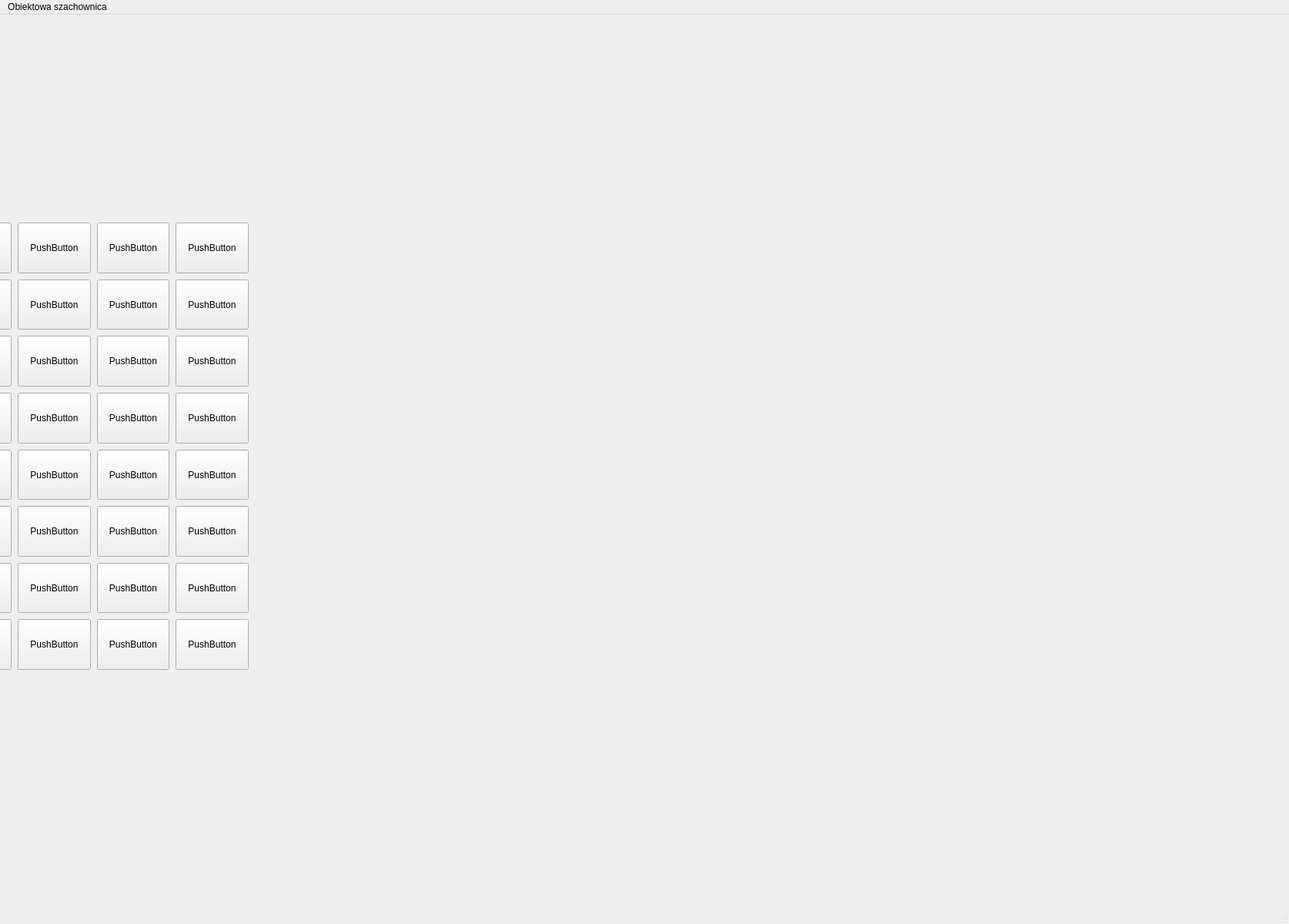
<?xml version="1.0" encoding="UTF-8"?>
<ui version="4.0">
 <class>Szachy</class>
 <widget class="QMainWindow" name="Szachy">
  <property name="geometry">
   <rect>
    <x>0</x>
    <y>0</y>
    <width>1674</width>
    <height>1200</height>
   </rect>
  </property>
  <property name="sizePolicy">
   <sizepolicy hsizetype="Maximum" vsizetype="Maximum">
    <horstretch>0</horstretch>
    <verstretch>0</verstretch>
   </sizepolicy>
  </property>
  <property name="windowTitle">
   <string>Szaszki</string>
  </property>
  <widget class="QWidget" name="centralwidget">
   <widget class="QLabel" name="black_bishop_F8">
    <property name="geometry">
     <rect>
      <x>1430</x>
      <y>90</y>
      <width>56</width>
      <height>56</height>
     </rect>
    </property>
    <property name="text">
     <string/>
    </property>
    <property name="pixmap">
     <pixmap>../black_bishop.png</pixmap>
    </property>
   </widget>
   <widget class="QLabel" name="black_queen_D8">
    <property name="geometry">
     <rect>
      <x>1310</x>
      <y>90</y>
      <width>56</width>
      <height>56</height>
     </rect>
    </property>
    <property name="text">
     <string/>
    </property>
    <property name="pixmap">
     <pixmap>../black_queen.png</pixmap>
    </property>
   </widget>
   <widget class="QLabel" name="black_bishop_C8">
    <property name="geometry">
     <rect>
      <x>1250</x>
      <y>90</y>
      <width>56</width>
      <height>56</height>
     </rect>
    </property>
    <property name="text">
     <string/>
    </property>
    <property name="pixmap">
     <pixmap>../black_bishop.png</pixmap>
    </property>
   </widget>
   <widget class="QLabel" name="black_rook_H8">
    <property name="geometry">
     <rect>
      <x>1550</x>
      <y>90</y>
      <width>56</width>
      <height>56</height>
     </rect>
    </property>
    <property name="text">
     <string/>
    </property>
    <property name="pixmap">
     <pixmap>../black_rook.png</pixmap>
    </property>
   </widget>
   <widget class="QLabel" name="black_knight_G8">
    <property name="geometry">
     <rect>
      <x>1490</x>
      <y>90</y>
      <width>56</width>
      <height>56</height>
     </rect>
    </property>
    <property name="text">
     <string/>
    </property>
    <property name="pixmap">
     <pixmap>../black_knight.png</pixmap>
    </property>
   </widget>
   <widget class="QLabel" name="black_pawn_A7">
    <property name="geometry">
     <rect>
      <x>1130</x>
      <y>150</y>
      <width>56</width>
      <height>56</height>
     </rect>
    </property>
    <property name="text">
     <string/>
    </property>
    <property name="pixmap">
     <pixmap>../black_pawn.png</pixmap>
    </property>
   </widget>
   <widget class="QLabel" name="black_knight_B8">
    <property name="geometry">
     <rect>
      <x>1190</x>
      <y>90</y>
      <width>56</width>
      <height>56</height>
     </rect>
    </property>
    <property name="text">
     <string/>
    </property>
    <property name="pixmap">
     <pixmap>../black_knight.png</pixmap>
    </property>
   </widget>
   <widget class="QLabel" name="black_rook_A8">
    <property name="geometry">
     <rect>
      <x>1130</x>
      <y>90</y>
      <width>56</width>
      <height>56</height>
     </rect>
    </property>
    <property name="text">
     <string/>
    </property>
    <property name="pixmap">
     <pixmap>../black_rook.png</pixmap>
    </property>
   </widget>
   <widget class="QLabel" name="black_king_E8">
    <property name="geometry">
     <rect>
      <x>1370</x>
      <y>90</y>
      <width>56</width>
      <height>56</height>
     </rect>
    </property>
    <property name="text">
     <string/>
    </property>
    <property name="pixmap">
     <pixmap>../black_king.png</pixmap>
    </property>
   </widget>
   <widget class="QLabel" name="szachownica1">
    <property name="geometry">
     <rect>
      <x>1110</x>
      <y>70</y>
      <width>512</width>
      <height>511</height>
     </rect>
    </property>
    <property name="sizePolicy">
     <sizepolicy hsizetype="Preferred" vsizetype="Preferred">
      <horstretch>0</horstretch>
      <verstretch>0</verstretch>
     </sizepolicy>
    </property>
    <property name="text">
     <string/>
    </property>
    <property name="pixmap">
     <pixmap>../szachownica1.jpg</pixmap>
    </property>
   </widget>
   <widget class="QLabel" name="black_pawn_B7">
    <property name="geometry">
     <rect>
      <x>1190</x>
      <y>150</y>
      <width>56</width>
      <height>56</height>
     </rect>
    </property>
    <property name="text">
     <string/>
    </property>
    <property name="pixmap">
     <pixmap>../black_pawn.png</pixmap>
    </property>
   </widget>
   <widget class="QLabel" name="black_pawn_C7">
    <property name="geometry">
     <rect>
      <x>1250</x>
      <y>150</y>
      <width>56</width>
      <height>56</height>
     </rect>
    </property>
    <property name="text">
     <string/>
    </property>
    <property name="pixmap">
     <pixmap>../black_pawn.png</pixmap>
    </property>
   </widget>
   <widget class="QLabel" name="black_pawn_D7">
    <property name="geometry">
     <rect>
      <x>1310</x>
      <y>150</y>
      <width>56</width>
      <height>56</height>
     </rect>
    </property>
    <property name="text">
     <string/>
    </property>
    <property name="pixmap">
     <pixmap>../black_pawn.png</pixmap>
    </property>
   </widget>
   <widget class="QLabel" name="black_pawn_E7">
    <property name="geometry">
     <rect>
      <x>1370</x>
      <y>150</y>
      <width>56</width>
      <height>56</height>
     </rect>
    </property>
    <property name="text">
     <string/>
    </property>
    <property name="pixmap">
     <pixmap>../black_pawn.png</pixmap>
    </property>
   </widget>
   <widget class="QLabel" name="black_pawn_F7">
    <property name="geometry">
     <rect>
      <x>1430</x>
      <y>150</y>
      <width>56</width>
      <height>56</height>
     </rect>
    </property>
    <property name="text">
     <string/>
    </property>
    <property name="pixmap">
     <pixmap>../black_pawn.png</pixmap>
    </property>
   </widget>
   <widget class="QLabel" name="black_pawn_G7">
    <property name="geometry">
     <rect>
      <x>1490</x>
      <y>150</y>
      <width>56</width>
      <height>56</height>
     </rect>
    </property>
    <property name="text">
     <string/>
    </property>
    <property name="pixmap">
     <pixmap>../black_pawn.png</pixmap>
    </property>
   </widget>
   <widget class="QLabel" name="black_pawn_H7">
    <property name="geometry">
     <rect>
      <x>1550</x>
      <y>150</y>
      <width>56</width>
      <height>56</height>
     </rect>
    </property>
    <property name="text">
     <string/>
    </property>
    <property name="pixmap">
     <pixmap>../black_pawn.png</pixmap>
    </property>
   </widget>
   <widget class="QLabel" name="white_pawn_A2">
    <property name="geometry">
     <rect>
      <x>1130</x>
      <y>450</y>
      <width>56</width>
      <height>56</height>
     </rect>
    </property>
    <property name="text">
     <string/>
    </property>
    <property name="pixmap">
     <pixmap>../white_pawn.png</pixmap>
    </property>
   </widget>
   <widget class="QLabel" name="white_pawn_B2">
    <property name="geometry">
     <rect>
      <x>1190</x>
      <y>450</y>
      <width>56</width>
      <height>56</height>
     </rect>
    </property>
    <property name="text">
     <string/>
    </property>
    <property name="pixmap">
     <pixmap>../white_pawn.png</pixmap>
    </property>
   </widget>
   <widget class="QLabel" name="white_pawn_C2">
    <property name="geometry">
     <rect>
      <x>1250</x>
      <y>450</y>
      <width>56</width>
      <height>56</height>
     </rect>
    </property>
    <property name="text">
     <string/>
    </property>
    <property name="pixmap">
     <pixmap>../white_pawn.png</pixmap>
    </property>
   </widget>
   <widget class="QLabel" name="white_pawn_D2">
    <property name="geometry">
     <rect>
      <x>1310</x>
      <y>450</y>
      <width>56</width>
      <height>56</height>
     </rect>
    </property>
    <property name="text">
     <string/>
    </property>
    <property name="pixmap">
     <pixmap>../white_pawn.png</pixmap>
    </property>
   </widget>
   <widget class="QLabel" name="white_pawn_E2">
    <property name="geometry">
     <rect>
      <x>1370</x>
      <y>450</y>
      <width>56</width>
      <height>56</height>
     </rect>
    </property>
    <property name="text">
     <string/>
    </property>
    <property name="pixmap">
     <pixmap>../white_pawn.png</pixmap>
    </property>
   </widget>
   <widget class="QLabel" name="white_pawn_F2">
    <property name="geometry">
     <rect>
      <x>1430</x>
      <y>450</y>
      <width>56</width>
      <height>56</height>
     </rect>
    </property>
    <property name="text">
     <string/>
    </property>
    <property name="pixmap">
     <pixmap>../white_pawn.png</pixmap>
    </property>
   </widget>
   <widget class="QLabel" name="white_pawn_G2">
    <property name="geometry">
     <rect>
      <x>1490</x>
      <y>450</y>
      <width>56</width>
      <height>56</height>
     </rect>
    </property>
    <property name="text">
     <string/>
    </property>
    <property name="pixmap">
     <pixmap>../white_pawn.png</pixmap>
    </property>
   </widget>
   <widget class="QLabel" name="white_pawn_H2">
    <property name="geometry">
     <rect>
      <x>1550</x>
      <y>450</y>
      <width>56</width>
      <height>56</height>
     </rect>
    </property>
    <property name="text">
     <string/>
    </property>
    <property name="pixmap">
     <pixmap>../white_pawn.png</pixmap>
    </property>
   </widget>
   <widget class="QLabel" name="white_rook_H1">
    <property name="geometry">
     <rect>
      <x>1550</x>
      <y>510</y>
      <width>56</width>
      <height>56</height>
     </rect>
    </property>
    <property name="text">
     <string/>
    </property>
    <property name="pixmap">
     <pixmap>../white_rook.png</pixmap>
    </property>
   </widget>
   <widget class="QLabel" name="white_knight_G1">
    <property name="geometry">
     <rect>
      <x>1490</x>
      <y>510</y>
      <width>56</width>
      <height>56</height>
     </rect>
    </property>
    <property name="text">
     <string/>
    </property>
    <property name="pixmap">
     <pixmap>../whtie_knight.png</pixmap>
    </property>
   </widget>
   <widget class="QLabel" name="white_king_E1">
    <property name="geometry">
     <rect>
      <x>1370</x>
      <y>510</y>
      <width>56</width>
      <height>56</height>
     </rect>
    </property>
    <property name="text">
     <string/>
    </property>
    <property name="pixmap">
     <pixmap>../white_king.png</pixmap>
    </property>
   </widget>
   <widget class="QLabel" name="white_queen_D1">
    <property name="geometry">
     <rect>
      <x>1310</x>
      <y>510</y>
      <width>56</width>
      <height>56</height>
     </rect>
    </property>
    <property name="text">
     <string/>
    </property>
    <property name="pixmap">
     <pixmap>../white_queen.png</pixmap>
    </property>
   </widget>
   <widget class="QLabel" name="white_bishop_C1">
    <property name="geometry">
     <rect>
      <x>1250</x>
      <y>510</y>
      <width>56</width>
      <height>56</height>
     </rect>
    </property>
    <property name="text">
     <string/>
    </property>
    <property name="pixmap">
     <pixmap>../white_bishop.png</pixmap>
    </property>
   </widget>
   <widget class="QLabel" name="white_knigth_B1">
    <property name="geometry">
     <rect>
      <x>1190</x>
      <y>510</y>
      <width>56</width>
      <height>56</height>
     </rect>
    </property>
    <property name="text">
     <string/>
    </property>
    <property name="pixmap">
     <pixmap>../whtie_knight.png</pixmap>
    </property>
   </widget>
   <widget class="QLabel" name="white_rook_A1">
    <property name="geometry">
     <rect>
      <x>1130</x>
      <y>510</y>
      <width>56</width>
      <height>56</height>
     </rect>
    </property>
    <property name="text">
     <string/>
    </property>
    <property name="pixmap">
     <pixmap>../white_rook.png</pixmap>
    </property>
   </widget>
   <widget class="QLabel" name="white_bishop_F1">
    <property name="geometry">
     <rect>
      <x>1430</x>
      <y>510</y>
      <width>56</width>
      <height>56</height>
     </rect>
    </property>
    <property name="styleSheet">
     <string notr="true"/>
    </property>
    <property name="text">
     <string/>
    </property>
    <property name="pixmap">
     <pixmap>../white_bishop.png</pixmap>
    </property>
   </widget>
   <widget class="QWidget" name="gridLayoutWidget">
    <property name="geometry">
     <rect>
      <x>-490</x>
      <y>270</y>
      <width>813</width>
      <height>581</height>
     </rect>
    </property>
    <property name="sizePolicy">
     <sizepolicy hsizetype="Preferred" vsizetype="Preferred">
      <horstretch>0</horstretch>
      <verstretch>0</verstretch>
     </sizepolicy>
    </property>
    <layout class="QGridLayout" name="gridLayout">
     <property name="sizeConstraint">
      <enum>QLayout::SetDefaultConstraint</enum>
     </property>
     <property name="spacing">
      <number>8</number>
     </property>
     <item row="6" column="7">
      <widget class="QPushButton" name="pushButton_5">
       <property name="sizePolicy">
        <sizepolicy hsizetype="Preferred" vsizetype="Preferred">
         <horstretch>0</horstretch>
         <verstretch>0</verstretch>
        </sizepolicy>
       </property>
       <property name="text">
        <string>PushButton</string>
       </property>
      </widget>
     </item>
     <item row="3" column="4">
      <widget class="QPushButton" name="pushButton_17">
       <property name="sizePolicy">
        <sizepolicy hsizetype="Preferred" vsizetype="Preferred">
         <horstretch>0</horstretch>
         <verstretch>0</verstretch>
        </sizepolicy>
       </property>
       <property name="text">
        <string>PushButton</string>
       </property>
      </widget>
     </item>
     <item row="4" column="2">
      <widget class="QPushButton" name="pushButton_26">
       <property name="sizePolicy">
        <sizepolicy hsizetype="Preferred" vsizetype="Preferred">
         <horstretch>0</horstretch>
         <verstretch>0</verstretch>
        </sizepolicy>
       </property>
       <property name="text">
        <string>PushButton</string>
       </property>
      </widget>
     </item>
     <item row="4" column="3">
      <widget class="QPushButton" name="pushButton_38">
       <property name="sizePolicy">
        <sizepolicy hsizetype="Preferred" vsizetype="Preferred">
         <horstretch>0</horstretch>
         <verstretch>0</verstretch>
        </sizepolicy>
       </property>
       <property name="text">
        <string>PushButton</string>
       </property>
      </widget>
     </item>
     <item row="5" column="4">
      <widget class="QPushButton" name="pushButton_40">
       <property name="sizePolicy">
        <sizepolicy hsizetype="Preferred" vsizetype="Preferred">
         <horstretch>0</horstretch>
         <verstretch>0</verstretch>
        </sizepolicy>
       </property>
       <property name="text">
        <string>PushButton</string>
       </property>
      </widget>
     </item>
     <item row="2" column="0">
      <widget class="QPushButton" name="pushButton_18">
       <property name="sizePolicy">
        <sizepolicy hsizetype="Preferred" vsizetype="Preferred">
         <horstretch>0</horstretch>
         <verstretch>0</verstretch>
        </sizepolicy>
       </property>
       <property name="text">
        <string>PushButton</string>
       </property>
      </widget>
     </item>
     <item row="6" column="4">
      <widget class="QPushButton" name="pushButton_41">
       <property name="sizePolicy">
        <sizepolicy hsizetype="Preferred" vsizetype="Preferred">
         <horstretch>0</horstretch>
         <verstretch>0</verstretch>
        </sizepolicy>
       </property>
       <property name="text">
        <string>PushButton</string>
       </property>
      </widget>
     </item>
     <item row="5" column="6">
      <widget class="QPushButton" name="pushButton_53">
       <property name="sizePolicy">
        <sizepolicy hsizetype="Preferred" vsizetype="Preferred">
         <horstretch>0</horstretch>
         <verstretch>0</verstretch>
        </sizepolicy>
       </property>
       <property name="text">
        <string>PushButton</string>
       </property>
      </widget>
     </item>
     <item row="1" column="8">
      <widget class="QPushButton" name="pushButton_59">
       <property name="sizePolicy">
        <sizepolicy hsizetype="Preferred" vsizetype="Preferred">
         <horstretch>0</horstretch>
         <verstretch>0</verstretch>
        </sizepolicy>
       </property>
       <property name="text">
        <string>PushButton</string>
       </property>
      </widget>
     </item>
     <item row="4" column="8">
      <widget class="QPushButton" name="pushButton_62">
       <property name="sizePolicy">
        <sizepolicy hsizetype="Preferred" vsizetype="Preferred">
         <horstretch>0</horstretch>
         <verstretch>0</verstretch>
        </sizepolicy>
       </property>
       <property name="text">
        <string>PushButton</string>
       </property>
      </widget>
     </item>
     <item row="7" column="8">
      <widget class="QPushButton" name="pushButton_65">
       <property name="sizePolicy">
        <sizepolicy hsizetype="Preferred" vsizetype="Preferred">
         <horstretch>0</horstretch>
         <verstretch>0</verstretch>
        </sizepolicy>
       </property>
       <property name="text">
        <string>PushButton</string>
       </property>
      </widget>
     </item>
     <item row="0" column="3">
      <widget class="QPushButton" name="pushButton_34">
       <property name="sizePolicy">
        <sizepolicy hsizetype="Preferred" vsizetype="Preferred">
         <horstretch>0</horstretch>
         <verstretch>0</verstretch>
        </sizepolicy>
       </property>
       <property name="text">
        <string>PushButton</string>
       </property>
      </widget>
     </item>
     <item row="1" column="5">
      <widget class="QPushButton" name="pushButton_44">
       <property name="sizePolicy">
        <sizepolicy hsizetype="Preferred" vsizetype="Preferred">
         <horstretch>0</horstretch>
         <verstretch>0</verstretch>
        </sizepolicy>
       </property>
       <property name="text">
        <string>PushButton</string>
       </property>
      </widget>
     </item>
     <item row="4" column="0">
      <widget class="QPushButton" name="pushButton_8">
       <property name="sizePolicy">
        <sizepolicy hsizetype="Preferred" vsizetype="Preferred">
         <horstretch>0</horstretch>
         <verstretch>0</verstretch>
        </sizepolicy>
       </property>
       <property name="text">
        <string>PushButton</string>
       </property>
      </widget>
     </item>
     <item row="2" column="7">
      <widget class="QPushButton" name="pushButton_56">
       <property name="sizePolicy">
        <sizepolicy hsizetype="Preferred" vsizetype="Preferred">
         <horstretch>0</horstretch>
         <verstretch>0</verstretch>
        </sizepolicy>
       </property>
       <property name="text">
        <string>PushButton</string>
       </property>
      </widget>
     </item>
     <item row="1" column="0">
      <widget class="QPushButton" name="pushButton_10">
       <property name="sizePolicy">
        <sizepolicy hsizetype="Preferred" vsizetype="Preferred">
         <horstretch>0</horstretch>
         <verstretch>0</verstretch>
        </sizepolicy>
       </property>
       <property name="text">
        <string>PushButton</string>
       </property>
      </widget>
     </item>
     <item row="7" column="2">
      <widget class="QPushButton" name="pushButton_29">
       <property name="sizePolicy">
        <sizepolicy hsizetype="Preferred" vsizetype="Preferred">
         <horstretch>0</horstretch>
         <verstretch>0</verstretch>
        </sizepolicy>
       </property>
       <property name="text">
        <string>PushButton</string>
       </property>
      </widget>
     </item>
     <item row="0" column="6">
      <widget class="QPushButton" name="pushButton_50">
       <property name="sizePolicy">
        <sizepolicy hsizetype="Preferred" vsizetype="Preferred">
         <horstretch>0</horstretch>
         <verstretch>0</verstretch>
        </sizepolicy>
       </property>
       <property name="text">
        <string>PushButton</string>
       </property>
      </widget>
     </item>
     <item row="6" column="3">
      <widget class="QPushButton" name="pushButton_33">
       <property name="sizePolicy">
        <sizepolicy hsizetype="Preferred" vsizetype="Preferred">
         <horstretch>0</horstretch>
         <verstretch>0</verstretch>
        </sizepolicy>
       </property>
       <property name="text">
        <string>PushButton</string>
       </property>
      </widget>
     </item>
     <item row="0" column="4">
      <widget class="QPushButton" name="pushButton_20">
       <property name="sizePolicy">
        <sizepolicy hsizetype="Preferred" vsizetype="Preferred">
         <horstretch>0</horstretch>
         <verstretch>0</verstretch>
        </sizepolicy>
       </property>
       <property name="text">
        <string>PushButton</string>
       </property>
      </widget>
     </item>
     <item row="0" column="2">
      <widget class="QPushButton" name="pushButton_25">
       <property name="sizePolicy">
        <sizepolicy hsizetype="Preferred" vsizetype="Preferred">
         <horstretch>0</horstretch>
         <verstretch>0</verstretch>
        </sizepolicy>
       </property>
       <property name="text">
        <string>PushButton</string>
       </property>
      </widget>
     </item>
     <item row="5" column="2">
      <widget class="QPushButton" name="pushButton_27">
       <property name="sizePolicy">
        <sizepolicy hsizetype="Preferred" vsizetype="Preferred">
         <horstretch>0</horstretch>
         <verstretch>0</verstretch>
        </sizepolicy>
       </property>
       <property name="text">
        <string>PushButton</string>
       </property>
      </widget>
     </item>
     <item row="5" column="8">
      <widget class="QPushButton" name="pushButton_63">
       <property name="sizePolicy">
        <sizepolicy hsizetype="Preferred" vsizetype="Preferred">
         <horstretch>0</horstretch>
         <verstretch>0</verstretch>
        </sizepolicy>
       </property>
       <property name="text">
        <string>PushButton</string>
       </property>
      </widget>
     </item>
     <item row="6" column="5">
      <widget class="QPushButton" name="pushButton_48">
       <property name="sizePolicy">
        <sizepolicy hsizetype="Preferred" vsizetype="Preferred">
         <horstretch>0</horstretch>
         <verstretch>0</verstretch>
        </sizepolicy>
       </property>
       <property name="text">
        <string>PushButton</string>
       </property>
      </widget>
     </item>
     <item row="3" column="7">
      <widget class="QPushButton" name="pushButton_13">
       <property name="sizePolicy">
        <sizepolicy hsizetype="Preferred" vsizetype="Preferred">
         <horstretch>0</horstretch>
         <verstretch>0</verstretch>
        </sizepolicy>
       </property>
       <property name="text">
        <string>PushButton</string>
       </property>
      </widget>
     </item>
     <item row="3" column="5">
      <widget class="QPushButton" name="pushButton_45">
       <property name="sizePolicy">
        <sizepolicy hsizetype="Preferred" vsizetype="Preferred">
         <horstretch>0</horstretch>
         <verstretch>0</verstretch>
        </sizepolicy>
       </property>
       <property name="text">
        <string>PushButton</string>
       </property>
      </widget>
     </item>
     <item row="2" column="4">
      <widget class="QPushButton" name="pushButton_30">
       <property name="sizePolicy">
        <sizepolicy hsizetype="Preferred" vsizetype="Preferred">
         <horstretch>0</horstretch>
         <verstretch>0</verstretch>
        </sizepolicy>
       </property>
       <property name="text">
        <string>PushButton</string>
       </property>
      </widget>
     </item>
     <item row="5" column="3">
      <widget class="QPushButton" name="pushButton_32">
       <property name="sizePolicy">
        <sizepolicy hsizetype="Preferred" vsizetype="Preferred">
         <horstretch>0</horstretch>
         <verstretch>0</verstretch>
        </sizepolicy>
       </property>
       <property name="text">
        <string>PushButton</string>
       </property>
      </widget>
     </item>
     <item row="5" column="0">
      <widget class="QPushButton" name="pushButton_6">
       <property name="sizePolicy">
        <sizepolicy hsizetype="Preferred" vsizetype="Preferred">
         <horstretch>0</horstretch>
         <verstretch>0</verstretch>
        </sizepolicy>
       </property>
       <property name="text">
        <string>PushButton</string>
       </property>
      </widget>
     </item>
     <item row="3" column="3">
      <widget class="QPushButton" name="pushButton_37">
       <property name="sizePolicy">
        <sizepolicy hsizetype="Preferred" vsizetype="Preferred">
         <horstretch>0</horstretch>
         <verstretch>0</verstretch>
        </sizepolicy>
       </property>
       <property name="text">
        <string>PushButton</string>
       </property>
      </widget>
     </item>
     <item row="5" column="5">
      <widget class="QPushButton" name="pushButton_47">
       <property name="sizePolicy">
        <sizepolicy hsizetype="Preferred" vsizetype="Preferred">
         <horstretch>0</horstretch>
         <verstretch>0</verstretch>
        </sizepolicy>
       </property>
       <property name="text">
        <string>PushButton</string>
       </property>
      </widget>
     </item>
     <item row="7" column="3">
      <widget class="QPushButton" name="pushButton_39">
       <property name="sizePolicy">
        <sizepolicy hsizetype="Preferred" vsizetype="Preferred">
         <horstretch>0</horstretch>
         <verstretch>0</verstretch>
        </sizepolicy>
       </property>
       <property name="text">
        <string>PushButton</string>
       </property>
      </widget>
     </item>
     <item row="2" column="5">
      <widget class="QPushButton" name="pushButton_16">
       <property name="sizePolicy">
        <sizepolicy hsizetype="Preferred" vsizetype="Preferred">
         <horstretch>0</horstretch>
         <verstretch>0</verstretch>
        </sizepolicy>
       </property>
       <property name="text">
        <string>PushButton</string>
       </property>
      </widget>
     </item>
     <item row="6" column="0">
      <widget class="QPushButton" name="pushButton_4">
       <property name="sizePolicy">
        <sizepolicy hsizetype="Preferred" vsizetype="Preferred">
         <horstretch>0</horstretch>
         <verstretch>0</verstretch>
        </sizepolicy>
       </property>
       <property name="text">
        <string>PushButton</string>
       </property>
      </widget>
     </item>
     <item row="1" column="2">
      <widget class="QPushButton" name="pushButton_24">
       <property name="sizePolicy">
        <sizepolicy hsizetype="Preferred" vsizetype="Preferred">
         <horstretch>0</horstretch>
         <verstretch>0</verstretch>
        </sizepolicy>
       </property>
       <property name="text">
        <string>PushButton</string>
       </property>
      </widget>
     </item>
     <item row="0" column="5">
      <widget class="QPushButton" name="pushButton_43">
       <property name="sizePolicy">
        <sizepolicy hsizetype="Preferred" vsizetype="Preferred">
         <horstretch>0</horstretch>
         <verstretch>0</verstretch>
        </sizepolicy>
       </property>
       <property name="text">
        <string>PushButton</string>
       </property>
      </widget>
     </item>
     <item row="2" column="6">
      <widget class="QPushButton" name="pushButton_15">
       <property name="sizePolicy">
        <sizepolicy hsizetype="Preferred" vsizetype="Preferred">
         <horstretch>0</horstretch>
         <verstretch>0</verstretch>
        </sizepolicy>
       </property>
       <property name="text">
        <string>PushButton</string>
       </property>
      </widget>
     </item>
     <item row="6" column="8">
      <widget class="QPushButton" name="pushButton_64">
       <property name="sizePolicy">
        <sizepolicy hsizetype="Preferred" vsizetype="Preferred">
         <horstretch>0</horstretch>
         <verstretch>0</verstretch>
        </sizepolicy>
       </property>
       <property name="text">
        <string>PushButton</string>
       </property>
      </widget>
     </item>
     <item row="4" column="6">
      <widget class="QPushButton" name="pushButton_52">
       <property name="sizePolicy">
        <sizepolicy hsizetype="Preferred" vsizetype="Preferred">
         <horstretch>0</horstretch>
         <verstretch>0</verstretch>
        </sizepolicy>
       </property>
       <property name="text">
        <string>PushButton</string>
       </property>
      </widget>
     </item>
     <item row="3" column="2">
      <widget class="QPushButton" name="pushButton_23">
       <property name="sizePolicy">
        <sizepolicy hsizetype="Preferred" vsizetype="Preferred">
         <horstretch>0</horstretch>
         <verstretch>0</verstretch>
        </sizepolicy>
       </property>
       <property name="text">
        <string>PushButton</string>
       </property>
      </widget>
     </item>
     <item row="7" column="6">
      <widget class="QPushButton" name="pushButton_55">
       <property name="sizePolicy">
        <sizepolicy hsizetype="Preferred" vsizetype="Preferred">
         <horstretch>0</horstretch>
         <verstretch>0</verstretch>
        </sizepolicy>
       </property>
       <property name="text">
        <string>PushButton</string>
       </property>
      </widget>
     </item>
     <item row="0" column="8">
      <widget class="QPushButton" name="pushButton_58">
       <property name="sizePolicy">
        <sizepolicy hsizetype="Preferred" vsizetype="Preferred">
         <horstretch>0</horstretch>
         <verstretch>0</verstretch>
        </sizepolicy>
       </property>
       <property name="text">
        <string>PushButton</string>
       </property>
      </widget>
     </item>
     <item row="7" column="7">
      <widget class="QPushButton" name="pushButton_57">
       <property name="sizePolicy">
        <sizepolicy hsizetype="Preferred" vsizetype="Preferred">
         <horstretch>0</horstretch>
         <verstretch>0</verstretch>
        </sizepolicy>
       </property>
       <property name="text">
        <string>PushButton</string>
       </property>
      </widget>
     </item>
     <item row="7" column="0">
      <widget class="QPushButton" name="pushButton_19">
       <property name="sizePolicy">
        <sizepolicy hsizetype="Preferred" vsizetype="Preferred">
         <horstretch>0</horstretch>
         <verstretch>0</verstretch>
        </sizepolicy>
       </property>
       <property name="text">
        <string>PushButton</string>
       </property>
      </widget>
     </item>
     <item row="1" column="4">
      <widget class="QPushButton" name="pushButton_21">
       <property name="sizePolicy">
        <sizepolicy hsizetype="Preferred" vsizetype="Preferred">
         <horstretch>0</horstretch>
         <verstretch>0</verstretch>
        </sizepolicy>
       </property>
       <property name="text">
        <string>PushButton</string>
       </property>
      </widget>
     </item>
     <item row="2" column="2">
      <widget class="QPushButton" name="pushButton_22">
       <property name="sizePolicy">
        <sizepolicy hsizetype="Preferred" vsizetype="Preferred">
         <horstretch>0</horstretch>
         <verstretch>0</verstretch>
        </sizepolicy>
       </property>
       <property name="text">
        <string>PushButton</string>
       </property>
      </widget>
     </item>
     <item row="2" column="3">
      <widget class="QPushButton" name="pushButton_36">
       <property name="sizePolicy">
        <sizepolicy hsizetype="Preferred" vsizetype="Preferred">
         <horstretch>0</horstretch>
         <verstretch>0</verstretch>
        </sizepolicy>
       </property>
       <property name="text">
        <string>PushButton</string>
       </property>
      </widget>
     </item>
     <item row="4" column="5">
      <widget class="QPushButton" name="pushButton_46">
       <property name="sizePolicy">
        <sizepolicy hsizetype="Preferred" vsizetype="Preferred">
         <horstretch>0</horstretch>
         <verstretch>0</verstretch>
        </sizepolicy>
       </property>
       <property name="text">
        <string>PushButton</string>
       </property>
      </widget>
     </item>
     <item row="3" column="0">
      <widget class="QPushButton" name="pushButton_12">
       <property name="sizePolicy">
        <sizepolicy hsizetype="Preferred" vsizetype="Preferred">
         <horstretch>0</horstretch>
         <verstretch>0</verstretch>
        </sizepolicy>
       </property>
       <property name="text">
        <string>PushButton</string>
       </property>
      </widget>
     </item>
     <item row="1" column="6">
      <widget class="QPushButton" name="pushButton_51">
       <property name="sizePolicy">
        <sizepolicy hsizetype="Preferred" vsizetype="Preferred">
         <horstretch>0</horstretch>
         <verstretch>0</verstretch>
        </sizepolicy>
       </property>
       <property name="text">
        <string>PushButton</string>
       </property>
      </widget>
     </item>
     <item row="4" column="4">
      <widget class="QPushButton" name="pushButton_31">
       <property name="sizePolicy">
        <sizepolicy hsizetype="Preferred" vsizetype="Preferred">
         <horstretch>0</horstretch>
         <verstretch>0</verstretch>
        </sizepolicy>
       </property>
       <property name="text">
        <string>PushButton</string>
       </property>
      </widget>
     </item>
     <item row="5" column="7">
      <widget class="QPushButton" name="pushButton_7">
       <property name="sizePolicy">
        <sizepolicy hsizetype="Preferred" vsizetype="Preferred">
         <horstretch>0</horstretch>
         <verstretch>0</verstretch>
        </sizepolicy>
       </property>
       <property name="text">
        <string>PushButton</string>
       </property>
      </widget>
     </item>
     <item row="3" column="8">
      <widget class="QPushButton" name="pushButton_61">
       <property name="sizePolicy">
        <sizepolicy hsizetype="Preferred" vsizetype="Preferred">
         <horstretch>0</horstretch>
         <verstretch>0</verstretch>
        </sizepolicy>
       </property>
       <property name="text">
        <string>PushButton</string>
       </property>
      </widget>
     </item>
     <item row="6" column="6">
      <widget class="QPushButton" name="pushButton_54">
       <property name="sizePolicy">
        <sizepolicy hsizetype="Preferred" vsizetype="Preferred">
         <horstretch>0</horstretch>
         <verstretch>0</verstretch>
        </sizepolicy>
       </property>
       <property name="text">
        <string>PushButton</string>
       </property>
      </widget>
     </item>
     <item row="4" column="7">
      <widget class="QPushButton" name="pushButton_9">
       <property name="sizePolicy">
        <sizepolicy hsizetype="Preferred" vsizetype="Preferred">
         <horstretch>0</horstretch>
         <verstretch>0</verstretch>
        </sizepolicy>
       </property>
       <property name="text">
        <string>PushButton</string>
       </property>
      </widget>
     </item>
     <item row="7" column="5">
      <widget class="QPushButton" name="pushButton_49">
       <property name="sizePolicy">
        <sizepolicy hsizetype="Preferred" vsizetype="Preferred">
         <horstretch>0</horstretch>
         <verstretch>0</verstretch>
        </sizepolicy>
       </property>
       <property name="text">
        <string>PushButton</string>
       </property>
      </widget>
     </item>
     <item row="7" column="4">
      <widget class="QPushButton" name="pushButton_42">
       <property name="sizePolicy">
        <sizepolicy hsizetype="Preferred" vsizetype="Preferred">
         <horstretch>0</horstretch>
         <verstretch>0</verstretch>
        </sizepolicy>
       </property>
       <property name="text">
        <string>PushButton</string>
       </property>
      </widget>
     </item>
     <item row="3" column="6">
      <widget class="QPushButton" name="pushButton_14">
       <property name="sizePolicy">
        <sizepolicy hsizetype="Preferred" vsizetype="Preferred">
         <horstretch>0</horstretch>
         <verstretch>0</verstretch>
        </sizepolicy>
       </property>
       <property name="text">
        <string>PushButton</string>
       </property>
      </widget>
     </item>
     <item row="1" column="3">
      <widget class="QPushButton" name="pushButton_35">
       <property name="sizePolicy">
        <sizepolicy hsizetype="Preferred" vsizetype="Preferred">
         <horstretch>0</horstretch>
         <verstretch>0</verstretch>
        </sizepolicy>
       </property>
       <property name="text">
        <string>PushButton</string>
       </property>
      </widget>
     </item>
     <item row="1" column="7">
      <widget class="QPushButton" name="pushButton_11">
       <property name="sizePolicy">
        <sizepolicy hsizetype="Preferred" vsizetype="Preferred">
         <horstretch>0</horstretch>
         <verstretch>0</verstretch>
        </sizepolicy>
       </property>
       <property name="text">
        <string>PushButton</string>
       </property>
      </widget>
     </item>
     <item row="6" column="2">
      <widget class="QPushButton" name="pushButton_28">
       <property name="sizePolicy">
        <sizepolicy hsizetype="Preferred" vsizetype="Preferred">
         <horstretch>0</horstretch>
         <verstretch>0</verstretch>
        </sizepolicy>
       </property>
       <property name="text">
        <string>PushButton</string>
       </property>
      </widget>
     </item>
     <item row="2" column="8">
      <widget class="QPushButton" name="pushButton_60">
       <property name="sizePolicy">
        <sizepolicy hsizetype="Preferred" vsizetype="Preferred">
         <horstretch>0</horstretch>
         <verstretch>0</verstretch>
        </sizepolicy>
       </property>
       <property name="text">
        <string>PushButton</string>
       </property>
      </widget>
     </item>
     <item row="0" column="0">
      <widget class="QPushButton" name="pushButton_3">
       <property name="sizePolicy">
        <sizepolicy hsizetype="Preferred" vsizetype="Preferred">
         <horstretch>0</horstretch>
         <verstretch>0</verstretch>
        </sizepolicy>
       </property>
       <property name="text">
        <string/>
       </property>
       <property name="icon">
        <iconset>
         <normaloff>../black_rook.png</normaloff>../black_rook.png</iconset>
       </property>
       <property name="iconSize">
        <size>
         <width>56</width>
         <height>56</height>
        </size>
       </property>
      </widget>
     </item>
     <item row="0" column="7">
      <widget class="QPushButton" name="pushButton_2">
       <property name="sizePolicy">
        <sizepolicy hsizetype="Preferred" vsizetype="Preferred">
         <horstretch>0</horstretch>
         <verstretch>0</verstretch>
        </sizepolicy>
       </property>
       <property name="text">
        <string>PushButton</string>
       </property>
      </widget>
     </item>
    </layout>
   </widget>
   <zorder>szachownica1</zorder>
   <zorder>black_bishop_F8</zorder>
   <zorder>black_knight_B8</zorder>
   <zorder>black_king_E8</zorder>
   <zorder>black_queen_D8</zorder>
   <zorder>black_rook_H8</zorder>
   <zorder>black_pawn_A7</zorder>
   <zorder>black_bishop_C8</zorder>
   <zorder>black_knight_G8</zorder>
   <zorder>black_rook_A8</zorder>
   <zorder>black_pawn_B7</zorder>
   <zorder>black_pawn_C7</zorder>
   <zorder>black_pawn_D7</zorder>
   <zorder>black_pawn_E7</zorder>
   <zorder>black_pawn_F7</zorder>
   <zorder>black_pawn_G7</zorder>
   <zorder>black_pawn_H7</zorder>
   <zorder>white_pawn_A2</zorder>
   <zorder>white_pawn_B2</zorder>
   <zorder>white_pawn_C2</zorder>
   <zorder>white_pawn_D2</zorder>
   <zorder>white_pawn_E2</zorder>
   <zorder>white_pawn_F2</zorder>
   <zorder>white_pawn_G2</zorder>
   <zorder>white_pawn_H2</zorder>
   <zorder>white_rook_H1</zorder>
   <zorder>white_knight_G1</zorder>
   <zorder>white_king_E1</zorder>
   <zorder>white_queen_D1</zorder>
   <zorder>white_bishop_C1</zorder>
   <zorder>white_knigth_B1</zorder>
   <zorder>white_rook_A1</zorder>
   <zorder>white_bishop_F1</zorder>
   <zorder>gridLayoutWidget</zorder>
  </widget>
  <widget class="QStatusBar" name="statusbar"/>
  <widget class="QMenuBar" name="menubar">
   <property name="geometry">
    <rect>
     <x>0</x>
     <y>0</y>
     <width>1674</width>
     <height>25</height>
    </rect>
   </property>
   <widget class="QMenu" name="menuObiektowa_szachownica">
    <property name="title">
     <string>Obiektowa szachownica</string>
    </property>
   </widget>
   <addaction name="menuObiektowa_szachownica"/>
  </widget>
 </widget>
 <resources/>
 <connections/>
</ui>
